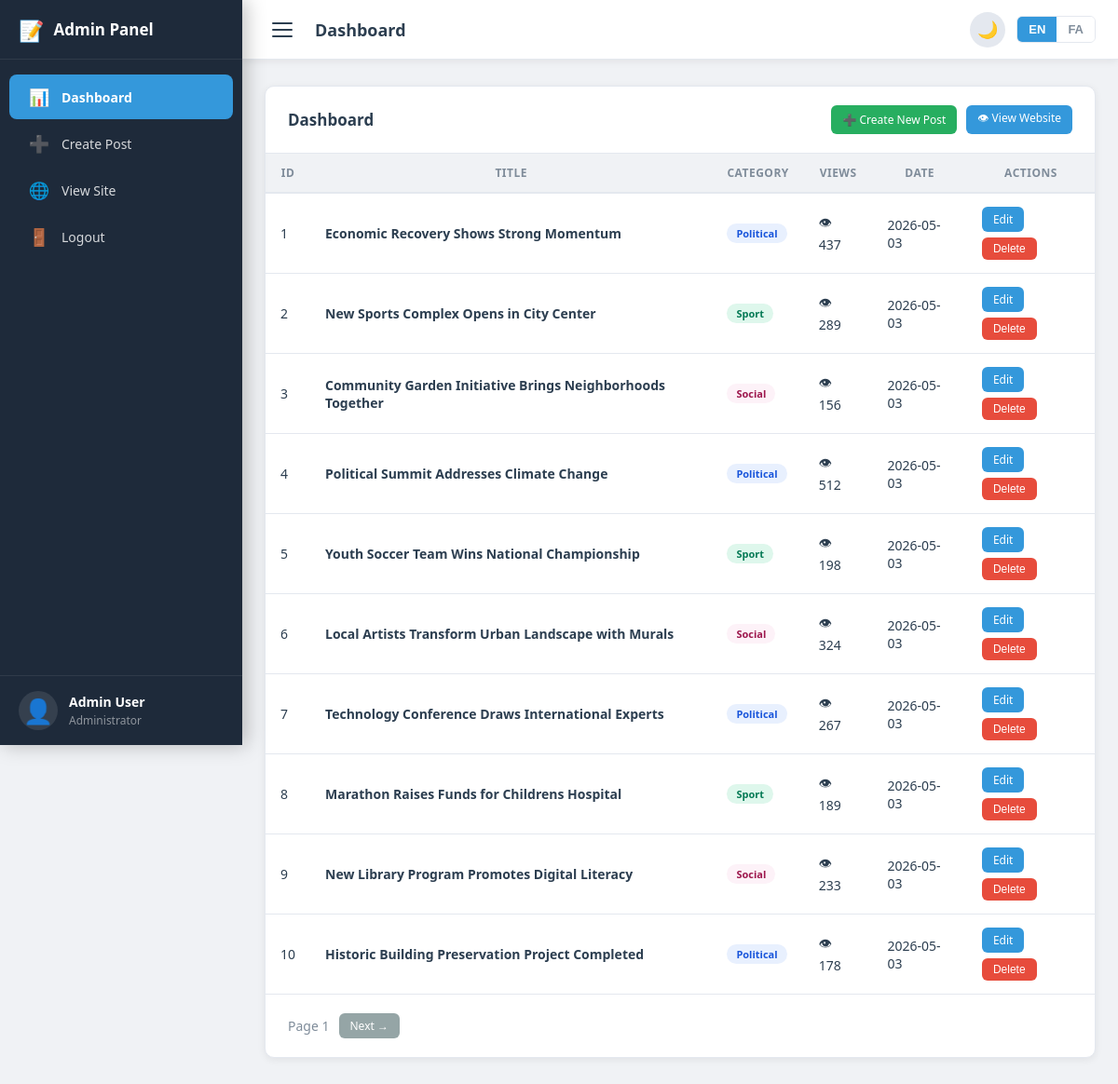
/panel.php (signed in), run on the app's committed database.
### tables this page shows
CREATE TABLE posts (
    id INT AUTO_INCREMENT PRIMARY KEY,
    title VARCHAR(255) NOT NULL,
    content TEXT NOT NULL,
    category ENUM('sport', 'social', 'political') NOT NULL,
    image VARCHAR(255),
    views INT DEFAULT 0,
    created_at TIMESTAMP DEFAULT CURRENT_TIMESTAMP,
    updated_at TIMESTAMP DEFAULT CURRENT_TIMESTAMP ON UPDATE CURRENT_TIMESTAMP
);

### classes/Database.php (called while the page is built, shortened)
<?php
class Database
{
    private static $host = "localhost";
    private static $user = "root";
    private static $password = "";
    private static $dbName = "blog_db";
    private static $connection = null;
    public static function getConnection(): ?\mysqli
    {
        if (empty(self::$connection)) {
            self::$connection = new \mysqli(self::$host, self::$user, self::$password, self::$dbName);
            if (self::$connection->connect_errno === 0) {
                return self::$connection;
            } else {
                return null;
            }
        }
        return self::$connection;
    }
}

### classes/Repository/BaseRepository.php (called while the page is built, shortened)
<?php
class BaseRepository
{
    protected string $tableName;
    protected Storage $storage;
    public function __construct(Storage $storage)
    {
        $this->storage = $storage;
    }
    public function getAllPaginated(int $page, int $pageSize): array
    {
        return $this->storage->getAllPaginated($this->tableName, $page, $pageSize);
    }
}

### classes/StorageTypes/MySQL.php (called while the page is built, shortened)
<?php
class MySQL implements Storage
{
    private $connection;
    public function __construct()
    {
        $this->connection = Database::getConnection();
    }
    public function getAllPaginated(string $table, int $page, int $pageSize): array
    {
        $offset = max(0, ($page - 1) * $pageSize);
        $query = "SELECT * FROM `$table` ORDER BY `created_at` DESC LIMIT ?, ?";
        $stmt = $this->connection->prepare($query);
        $stmt->bind_param("ii", $offset, $pageSize);
        $stmt->execute();
        $result = $stmt->get_result();
        if ($result && $result->num_rows > 0) {
            return $result->fetch_all(MYSQLI_ASSOC);
        }
        return [];
    }
}

### classes/Repository/PostRepository.php (called while the page is built, shortened)
<?php
class PostRepository extends BaseRepository
{
    public function getAllPaginated(int $page, int $pageSize): array
    {
        $posts = parent::getAllPaginated($page, $pageSize);
        return $this->processImagePaths($posts);
    }
    private function processImagePaths(array $posts): array
    {
        return array_map(function($post) {
            return $this->processImagePath($post);
        }, $posts);
    }
    private function processImagePath(array $post): array
    {
        if (!empty($post['image'])) {
            $post['image'] = basename($post['image']);
        }
        return $post;
    }
}

### panel.php (the view, shortened to what this page needs)
<?php
$postRepository = new PostRepository(new MySQL());
$page    = filter_input(INPUT_GET, 'page', FILTER_VALIDATE_INT, ['options' => ['min_range' => 1]]) ?: 1;
$perPage = 10;
$posts   = $postRepository->getAllPaginated($page, $perPage);
include 'includes/admin_layout_start.php';
?>
<div class="card">
    <div class="card-header">
        <h2 data-i18n="dashboard">Dashboard</h2>
        <div style="display:flex;gap:10px;flex-wrap:wrap;">
            <a href="create.php" class="btn btn-success btn-sm" data-i18n="createNewPost">➕ Create New Post</a>
            <a href="index.php" target="_blank" class="btn btn-primary btn-sm" data-i18n="viewWebsite">👁 View Website</a>
        </div>
    </div>
    <div class="table-responsive">
        <table>
            <thead>
                <tr>
                    <th data-i18n="id">ID</th>
                    <th data-i18n="title">Title</th>
                    <th data-i18n="category">Category</th>
                    <th data-i18n="views">Views</th>
                    <th data-i18n="date">Date</th>
                    <th data-i18n="actions">Actions</th>
                </tr>
            </thead>
            <tbody>
                <?php if (!empty($posts)): ?>
                    <?php foreach ($posts as $post): ?>
                        <tr>
                            <td><?= (int)$post['id'] ?></td>
                            <td><strong><?= htmlspecialchars($post['title']) ?></strong></td>
                            <td>
                                <span class="badge badge-<?= htmlspecialchars($post['category']) ?>"
                                      data-i18n="<?= htmlspecialchars($post['category']) ?>">
                                </span>
                            </td>
                            <td>👁 <?= (int)$post['views'] ?></td>
                            <td><?= date('Y-m-d', strtotime($post['created_at'])) ?></td>
                            <td>
                                <div class="td-actions">
                                    <a href="edit.php?id=<?= (int)$post['id'] ?>"
                                       class="btn btn-primary btn-sm" data-i18n="edit">✏️ Edit</a>
                                    <form method="post" style="display:inline;">
                                        <button type="submit" class="btn btn-danger btn-sm"
                                                data-i18n="delete"
                                                onclick="return confirm(getDeleteConfirm())">
                                        </button>
                                    </form>
                                </div>
                            </td>
                        </tr>
                    <?php endforeach; ?>
                <?php endif; ?>
            </tbody>
        </table>
    </div>
    <div class="pagination">
        <span class="pagination-info">
            <span data-i18n="page">Page</span> <?= $page ?>
        </span>
        <?php if (count($posts) === $perPage): ?>
            <a href="?page=<?= $page + 1 ?>" class="btn btn-secondary btn-sm" data-i18n="next">Next →</a>
        <?php endif; ?>
    </div>
</div>
<?php include 'includes/admin_layout_end.php'; ?>

### assets/css/admin.css (style rules this page uses)
:root { --sidebar-w: 260px; --topbar-h: 64px; --bg-body: #f0f2f5; --bg-card: #ffffff; --bg-topbar: #ffffff; --bg-sidebar: #1e2a3a; --bg-sidebar-h: #283848; --bg-sidebar-act: #3498db; --text-main: #2c3e50; --text-muted: #7f8c9a; --text-sidebar: rgba(255, 255, 255, 0.82); --text-sidebar-h: #ffffff; --border: #e4e8ef; --shadow-sm: 0 2px 8px rgba(0, 0, 0, 0.07); --shadow-md: 0 4px 20px rgba(0, 0, 0, 0.10); --accent: #3498db; --accent-h: #2980b9; --danger: #e74c3c; --danger-h: #c0392b; --success: #27ae60; --success-h: #219a52; --warning: #f39c12; --radius: 10px; --radius-sm: 6px; --transition: 0.3s ease; }
*, *::before, *::after { box-sizing: border-box; margin: 0; padding: 0; }
html { scroll-behavior: smooth; }
body { font-family: 'Segoe UI', Tahoma, Geneva, Verdana, sans-serif; background: var(--bg-body); color: var(--text-main); min-height: 100vh; transition: background var(--transition), color var(--transition); }
a { color: inherit; text-decoration: none; }
button { cursor: pointer; border: none; background: none; }
.card { background: var(--bg-card); border-radius: var(--radius); box-shadow: var(--shadow-sm); border: 1px solid var(--border); transition: background var(--transition), border-color var(--transition), box-shadow var(--transition); }
.card-header { padding: 20px 24px; border-bottom: 1px solid var(--border); display: flex; align-items: center; justify-content: space-between; flex-wrap: wrap; gap: 12px; }
.card-header h2 { font-size: 17px; font-weight: 600; color: var(--text-main); }
.btn { display: inline-flex; align-items: center; gap: 6px; padding: 9px 18px; border-radius: var(--radius-sm); font-size: 14px; font-weight: 500; cursor: pointer; border: none; text-decoration: none; transition: background var(--transition), opacity var(--transition), transform 0.15s; white-space: nowrap; }
.btn-primary { background: var(--accent); color: #fff; }
.btn-danger { background: var(--danger); color: #fff; }
.btn-success { background: var(--success); color: #fff; }
.btn-secondary { background: #95a5a6; color: #fff; }
.btn-sm { padding: 5px 12px; font-size: 12px; }
.table-responsive { overflow-x: auto; -webkit-overflow-scrolling: touch; }
table { width: 100%; border-collapse: collapse; font-size: 14px; }
thead th { background: var(--bg-body); color: var(--text-muted); font-weight: 600; font-size: 12px; text-transform: uppercase; letter-spacing: 0.5px; padding: 12px 16px; border-bottom: 2px solid var(--border); white-space: nowrap; transition: background var(--transition); }
tbody tr { border-bottom: 1px solid var(--border); transition: background var(--transition); }
tbody tr:last-child { border-bottom: none; }
tbody td { padding: 14px 16px; color: var(--text-main); vertical-align: middle; }
.badge { display: inline-block; padding: 3px 10px; border-radius: 20px; font-size: 11px; font-weight: 600; text-transform: capitalize; }
.badge-political { background: #e8f0fe; color: #1a56db; }
.badge-sport { background: #def7ec; color: #057a55; }
.badge-social { background: #fdf2f8; color: #9d174d; }
.td-actions { display: flex; gap: 6px; align-items: center; flex-wrap: wrap; }
.pagination { display: flex; align-items: center; gap: 10px; padding: 20px 24px; border-top: 1px solid var(--border); flex-wrap: wrap; }
.pagination-info { font-size: 14px; color: var(--text-muted); }

### data on the page
posts: id "1", title "Economic Recovery Shows Strong Momentum", views "437", created_at "2026-05-03"
posts: id "2", title "New Sports Complex Opens in City Center", views "289", created_at "2026-05-03"
posts: id "3", title "Community Garden Initiative Brings Neighborhoods Together", views "156", created_at "2026-05-03"
posts: id "4", title "Political Summit Addresses Climate Change", views "512", created_at "2026-05-03"
posts: id "5", title "Youth Soccer Team Wins National Championship", views "198", created_at "2026-05-03"
posts: id "6", title "Local Artists Transform Urban Landscape with Murals", views "324", created_at "2026-05-03"
posts: id "7", title "Technology Conference Draws International Experts", views "267", created_at "2026-05-03"
posts: id "8", title "Marathon Raises Funds for Childrens Hospital", views "189", created_at "2026-05-03"
posts: id "9", title "New Library Program Promotes Digital Literacy", views "233", created_at "2026-05-03"
posts: id "10", title "Historic Building Preservation Project Completed", views "178", created_at "2026-05-03"

### other printed values
$_SESSION['admin_name'] "Admin User"
$page "1"
